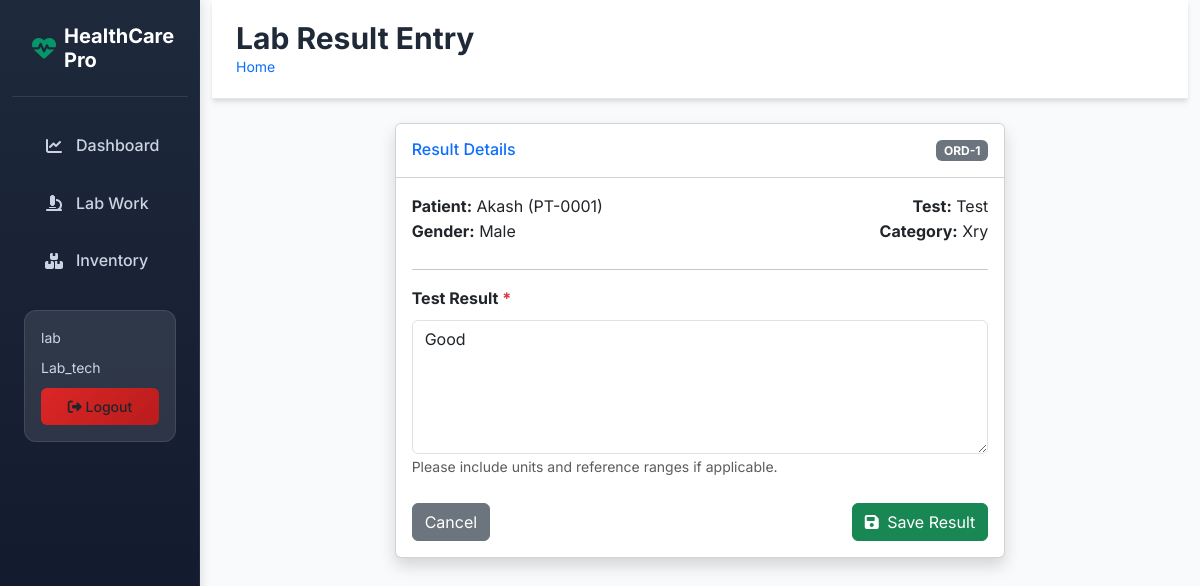
Page /lab/enter-result/1 (signed in) on the committed database.
### app/models/users.py (models this page shows)
class User(UserMixin, db.Model):
    __tablename__ = 'users'
    id = db.Column(db.Integer, primary_key=True)
    username = db.Column(db.String(80), unique=True, nullable=False)
    email = db.Column(db.String(120), unique=True, nullable=False)
    password_hash = db.Column(db.String(128), nullable=False)
    role = db.Column(db.String(20), nullable=False, default='patient') # admin, receptionist, lab_tech, doctor, patient
    is_active = db.Column(db.Boolean, default=True)
    created_at = db.Column(db.DateTime, default=datetime.utcnow)
    name = db.Column(db.String(100))
    phone = db.Column(db.String(20))

### app/models/order.py (models this page shows)
class TestOrder(db.Model):
    __tablename__ = 'test_orders'
    id = db.Column(db.Integer, primary_key=True)
    uuid = db.Column(db.String(36), unique=True, nullable=False, default=lambda: str(uuid.uuid4()))
    patient_id = db.Column(db.Integer, db.ForeignKey('patients.id'), nullable=False)
    order_date = db.Column(db.DateTime, default=datetime.utcnow)
    status = db.Column(db.String(30), default='pending') # pending, sample_collected, processing, completed
    created_by = db.Column(db.Integer, db.ForeignKey('users.id'), nullable=False) # receptionist who created it
    referral_id = db.Column(db.Integer, db.ForeignKey('referral_doctors.id'), nullable=True)
    items = db.relationship('TestOrderItem', backref='order', lazy=True, cascade="all, delete-orphan")
    samples = db.relationship('Sample', backref='order', lazy=True)
    report = db.relationship('Report', backref='order', uselist=False, lazy=True)
    invoice = db.relationship('Invoice', backref='order', uselist=False, lazy=True)

### app/models/patient.py (models this page shows)
class Patient(db.Model):
    __tablename__ = 'patients'
    id = db.Column(db.Integer, primary_key=True)
    patient_code = db.Column(db.String(20), unique=True, nullable=False)
    name = db.Column(db.String(100), nullable=False)
    phone = db.Column(db.String(20), nullable=False)
    email = db.Column(db.String(100)) # Added for notifications
    gender = db.Column(db.String(10))
    date_of_birth = db.Column(db.Date)
    blood_group = db.Column(db.String(5))
    address = db.Column(db.Text)
    created_at = db.Column(db.DateTime, default=datetime.utcnow)
    user_id = db.Column(db.Integer, db.ForeignKey('users.id'), nullable=True)
    orders = db.relationship('TestOrder', backref='patient', lazy=True)

### app/models/test_catalog.py (models this page shows)
class Test(db.Model):
    __tablename__ = 'tests'
    id = db.Column(db.Integer, primary_key=True)
    category_id = db.Column(db.Integer, db.ForeignKey('test_categories.id'), nullable=False)
    test_name = db.Column(db.String(200), nullable=False)
    price = db.Column(db.Float, nullable=False)
    sample_type = db.Column(db.String(50)) # Blood, Urine, etc.
    description = db.Column(db.Text)

class TestCategory(db.Model):
    __tablename__ = 'test_categories'
    id = db.Column(db.Integer, primary_key=True)
    name = db.Column(db.String(100), nullable=False, unique=True)
    tests = db.relationship('Test', backref='category', lazy=True)

### app/models/lab.py (models this page shows)
class TestResult(db.Model):
    __tablename__ = 'test_results'
    id = db.Column(db.Integer, primary_key=True)
    order_item_id = db.Column(db.Integer, db.ForeignKey('test_order_items.id'), nullable=False)
    result_text = db.Column(db.Text)
    result_file = db.Column(db.String(255)) # Path to any uploaded raw machine file
    technician_id = db.Column(db.Integer, db.ForeignKey('users.id'), nullable=False)
    verified_by = db.Column(db.Integer, db.ForeignKey('users.id')) # Doctor ID if verified
    created_at = db.Column(db.DateTime, default=datetime.utcnow)

### app/frontend/lab_routes.py (the view, shortened to what this page needs)
@bp.route('/lab/enter-result/<int:item_id>', methods=['GET', 'POST'])
@login_required
@role_required('admin', 'lab_tech')
def enter_result(item_id):
    item = TestOrderItem.query.get_or_404(item_id)
    return render_template('lab/enter_result.html', item=item)

### app/templates/lab/enter_result.html (shortened to what this page needs)
{% extends 'base.html' %}
{% block page_title %}Lab Result Entry{% endblock %}
{% block content %}
<div class="row">
    <div class="col-md-8 mx-auto">
        <div class="card shadow mb-4">
            <div class="card-header py-3 bg-white d-flex justify-content-between">
                <h6 class="m-0 font-weight-bold text-primary">Result Details</h6>
                <span class="badge bg-secondary">ORD-{{ item.order.id }}</span>
            </div>
            <div class="card-body">
                <div class="row mb-4">
                    <div class="col-md-6">
                        <strong>Patient:</strong> {{ item.order.patient.name }} ({{ item.order.patient.patient_code
                        }})<br>
                        <strong>Gender:</strong> {{ item.order.patient.gender or 'N/A' }}<br>
                    </div>
                    <div class="col-md-6 text-end">
                        <strong>Test:</strong> {{ item.test.test_name }}<br>
                        <strong>Category:</strong> {{ item.test.category.name if item.test.category else 'N/A' }}
                    </div>
                </div>
                <hr>
                <form method="POST" action="{{ url_for('frontend.enter_result', item_id=item.id) }}">
                    <div class="mb-3">
                        <label for="result_text" class="form-label fw-bold">Test Result <span
                                class="text-danger">*</span></label>
                        <textarea class="form-control" id="result_text" name="result_text" rows="5" required
                            placeholder="Enter the final test result or finding here...">{{ item.result.result_text if item.result else '' }}</textarea>
                        <small class="text-muted">Please include units and reference ranges if applicable.</small>
                    </div>
                    <div class="d-flex justify-content-between mt-4">
                        <a href="{{ url_for('frontend.pending_lab_work') }}" class="btn btn-secondary">Cancel</a>
                        <button type="submit" class="btn btn-success"><i class="fas fa-save me-1"></i> Save
                            Result</button>
                    </div>
                </form>
            </div>
        </div>
    </div>
</div>
{% endblock %}

### app/templates/base.html (shortened to what this page needs)
<!DOCTYPE html>
<html lang="en">
<head>
    <link href="https://cdn.jsdelivr.net/npm/bootstrap@5.3.2/dist/css/bootstrap.min.css" rel="stylesheet">
    <link href="https://cdnjs.cloudflare.com/ajax/libs/font-awesome/6.4.2/css/all.min.css" rel="stylesheet">
    <link href="{{ url_for('static', filename='css/healthcare.css') }}" rel="stylesheet">
</head>
<body>
    <div class="container-fluid">
        <div class="row">
            {% if current_user.is_authenticated %}
            <nav class="col-md-3 col-lg-2 d-md-block sidebar">
                <div class="position-sticky">
                    <div class="sidebar-brand">
                        <h5><i class="fas fa-heartbeat"></i> HealthCare Pro</h5>
                    </div>
                    <ul class="nav flex-column">
                        <li class="nav-item">
                            <a class="nav-link {% if request.endpoint == 'portal.patient_dashboard' %}active{% endif %}"
                                href="{{ url_for('portal.patient_dashboard') }}">
                                <i class="fas fa-chart-line"></i> Dashboard
                            </a>
                        </li>
                        {% if current_user.role in ['admin', 'lab_tech'] %}
                        <li class="nav-item">
                            <a class="nav-link {% if 'lab' in request.endpoint %}active{% endif %}"
                                href="{{ url_for('frontend.pending_lab_work') }}">
                                <i class="fas fa-microscope"></i> Lab Work
                            </a>
                        </li>
                        {% endif %}
                        {% if current_user.role in ['admin', 'lab_tech'] %}
                        <li class="nav-item">
                            <a class="nav-link {% if request.endpoint == 'frontend.inventory_list' %}active{% endif %}"
                                href="{{ url_for('frontend.inventory_list') }}">
                                <i class="fas fa-boxes"></i> Inventory
                            </a>
                        </li>
                        {% endif %}
                    </ul>
                    <div class="user-info">
                        <small>{{ current_user.username }}</small>
                        <small class="text-capitalize">{{ current_user.role }}</small>
                        <a href="{{ url_for('frontend.logout') }}" class="btn btn-logout w-100">
                            <i class="fas fa-sign-out-alt"></i> Logout
                        </a>
                    </div>
                </div>
            </nav>
            {% endif %}
            <main class="{% if current_user.is_authenticated %}col-md-9 ms-sm-auto col-lg-10{% else %}col-12{% endif %} main-content">
                <div class="page-header">
                    <div class="container-fluid px-4">
                        <div class="d-flex justify-content-between align-items-center">
                            <div>
                                <h1 class="page-title">{% block page_title %}{% endblock %}</h1>
                                <nav aria-label="breadcrumb">
                                    <ol class="breadcrumb">
                                        <li class="breadcrumb-item"><a href="#" class="text-decoration-none">Home</a></li>
                                    </ol>
                                </nav>
                            </div>
                        </div>
                    </div>
                </div>
                <div class="container-fluid px-4">
                    {% block content %}{% endblock %}
                </div>
            </main>
        </div>
    </div>
</body>
</html>

### app/templates/base.html (style rules this page uses)
:root { --primary-color: #2563eb; --primary-dark: #1d4ed8; --secondary-color: #059669; --accent-color: #f59e0b; --danger-color: #dc2626; --warning-color: #d97706; --success-color: #059669; --info-color: #0891b2; --dark-color: #1f2937; --light-bg: #f8fafc; --sidebar-bg: linear-gradient(180deg, #1e293b 0%, #0f172a 100%); --card-shadow: 0 4px 6px -1px rgba(0, 0, 0, 0.1), 0 2px 4px -1px rgba(0, 0, 0, 0.06); --card-shadow-hover: 0 10px 15px -3px rgba(0, 0, 0, 0.1), 0 4px 6px -2px rgba(0, 0, 0, 0.05); }
body { background: var(--light-bg); font-family: 'Inter', -apple-system, BlinkMacSystemFont, 'Segoe UI', Roboto, sans-serif; line-height: 1.6; }
.sidebar { min-height: 100vh; background: var(--sidebar-bg); box-shadow: 2px 0 10px rgba(0, 0, 0, 0.1); position: relative; }
.sidebar::before { content: ''; position: absolute; top: 0; right: 0; width: 1px; height: 100%; background: linear-gradient(180deg, transparent 0%, rgba(255,255,255,0.1) 50%, transparent 100%); }
.sidebar .nav-link { color: #cbd5e1; text-decoration: none; padding: 12px 20px; display: flex; align-items: center; border-radius: 8px; margin: 4px 12px; transition: all 0.3s ease; font-weight: 500; position: relative; }
.sidebar .nav-link i { width: 20px; text-align: center; margin-right: 12px; font-size: 16px; }
.sidebar-brand { padding: 24px 20px; border-bottom: 1px solid rgba(255, 255, 255, 0.1); margin-bottom: 20px; }
.sidebar-brand h5 { color: #fff; font-weight: 700; font-size: 1.25rem; margin: 0; display: flex; align-items: center; }
.sidebar-brand i { color: var(--secondary-color); margin-right: 8px; font-size: 1.5rem; }
.main-content { background: var(--light-bg); min-height: 100vh; }
.page-header { background: #fff; border-bottom: 1px solid #e2e8f0; padding: 20px 0; margin-bottom: 24px; box-shadow: var(--card-shadow); }
.page-title { font-size: 1.875rem; font-weight: 700; color: var(--dark-color); margin: 0; }
.breadcrumb { background: transparent; padding: 0; margin: 0; font-size: 0.875rem; }
.user-info { background: rgba(255, 255, 255, 0.1); border-radius: 12px; padding: 16px; margin: 20px 12px; border: 1px solid rgba(255, 255, 255, 0.1); }
.user-info small { color: #cbd5e1; display: block; margin-bottom: 8px; }
.btn-logout { background: linear-gradient(135deg, #dc2626, #b91c1c); border: none; border-radius: 6px; padding: 8px 16px; font-size: 0.875rem; font-weight: 500; transition: all 0.3s ease; }

### rows in the picture
User: username "lab", role "Lab_tech"
TestOrder: order.id "1"
Patient: order.patient.name "Akash", order.patient.patient_code "PT-0001", order.patient "Male"
Test: test.test_name "Test"
TestCategory: test.category "Xry"
TestResult: result_text "Good"
